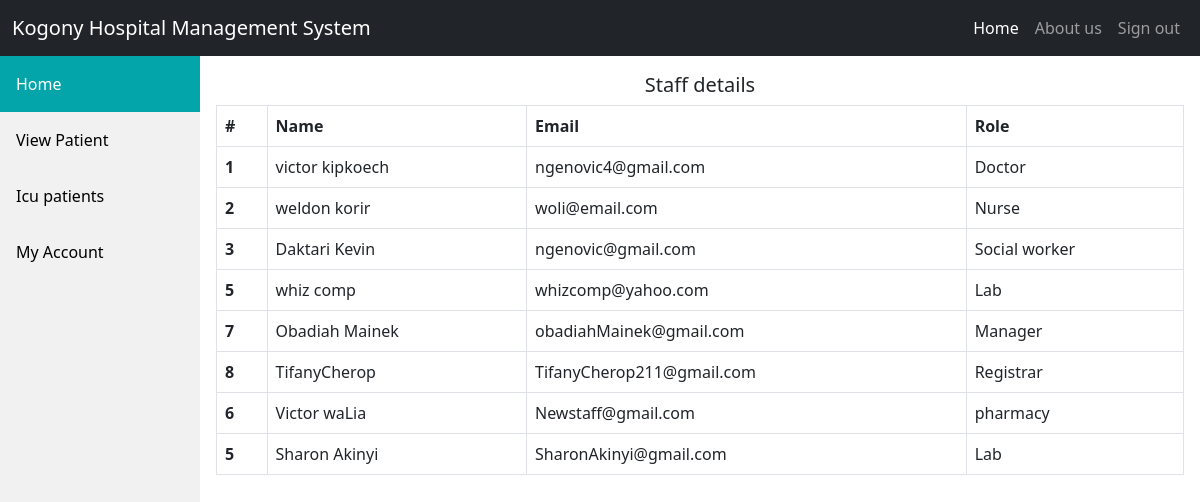
The page /View_staff.php (signed in) on the database its author committed.
### tables this page shows
CREATE TABLE `staff` (
  `fullname` varchar(30) NOT NULL,
  `id` int(11) NOT NULL,
  `email` varchar(30) NOT NULL,
  `password` varchar(30) NOT NULL DEFAULT '123456',
  `cate_id` int(11) NOT NULL,
  `dob` varchar(30) NOT NULL,
  `country` varchar(30) NOT NULL,
  `county` varchar(30) NOT NULL,
  `tel` varchar(15) NOT NULL
);

CREATE TABLE `cate` (
  `name` varchar(30) NOT NULL,
  `cate_id` int(11) NOT NULL
);

### View_staff.php (the view, shortened to what this page needs)
<!DOCTYPE html>
<html lang="en">
<head>
    <link rel="stylesheet" href="style.css">
    <link rel="stylesheet" href="css/bootstrap-5.0.2-dist/css/bootstrap.min.css">
</head>
<body>
    <?php
include_once('includes/db.php');
include_once('includes/navbar.php');
include_once('includes/sidebar.php')
?>
<div class="content">
    <h5 class="text-center pt-3">Staff details</h5>
<table class="table table-bordered"> <thead> <tr> <th>#</th>   <th>Name</th><th>Email</th> <th>Role</th>
<?php
 $sql="SELECT s.cate_id as id ,fullname,email,c.name as Role FROM staff s JOIN cate c USING (cate_id) ";
 $ret=mysqli_query($conn,$sql);
 while ($row=mysqli_fetch_array($ret)) {
    ?>
							<tr>
    <th><?php  echo $row['id'];?></th>
    <td><?php  echo $row['fullname'];?></td>
    <td><?php  echo $row['email'];?></td>
    <td><?php echo $row['Role']; ?></td>
</tr><?php }?>
						</table>
  </div>
</body>
</html>

### navbar.php (shortened to what this page needs)
<nav class="navbar navbar-expand-lg navbar-dark bg-dark">
  <div class="container-fluid">
    <a class="navbar-brand " href="#">Kogony Hospital Management System</a>
    <div class="collapse navbar-collapse " id="navbarNavAltMarkup">
      <div class="navbar-nav ms-auto">
        <a class="nav-link active" aria-current="page" href="#">Home</a>
        <a class="nav-link" href="#">About us</a>
        <a class="nav-link" href="logout.php">Sign out</a>
      </div>
    </div>
  </div>
</nav>

### sidebar.php (shortened to what this page needs)
<?php
$stage=$_SESSION['stage'];
?>
<!DOCTYPE html>
<html lang="en">
<head>
  <link rel="stylesheet" href="includes/sidebar.css">
</head>
<body>
<div class="sidebar">
  <a class="active" href="welcome.php">Home</a>
  <?php if($stage=="Doctor")echo '<a href="Doctor.php">View Patient</a>';?>
  <?php if($stage=="Doctor")echo '<a href="icu.php">Icu patients</a>';?>
  <a href="Acc.php">My Account</a>
</div>
</body>
</html>

### style.css (style rules this page uses)
body { background-color: red; }

### sidebar.css (style rules this page uses)
.sidebar { margin: 0; padding: 0; width: 200px; background-color: #f1f1f1; position: fixed; height: 100%; overflow: auto; }
.sidebar a { display: block; color: black; padding: 16px; text-decoration: none; }
.sidebar a.active { background-color: #04a5aa; color: white; }
div.content { margin-left: 200px; padding: 1px 16px; height: 1000px; }

### rows shown on the page
staff: cate "1", fullname "victor kipkoech", email "ngenovic4@gmail.com", cate.name "Doctor"
staff: cate "2", fullname "weldon korir", email "woli@email.com", cate.name "Nurse"
staff: cate "3", fullname "Daktari Kevin", email "ngenovic@gmail.com", cate.name "Social worker"
staff: cate "5", fullname "whiz comp", email "whizcomp@yahoo.com", cate.name "Lab"
staff: cate "7", fullname "Obadiah Mainek", email "obadiahMainek@gmail.com", cate.name "Manager"
staff: cate "8", fullname "TifanyCherop", email "TifanyCherop211@gmail.com", cate.name "Registrar"
staff: cate "6", fullname "Victor waLia", email "Newstaff@gmail.com", cate.name "pharmacy"
staff: cate "5", fullname "Sharon Akinyi", email "SharonAkinyi@gmail.com", cate.name "Lab"
